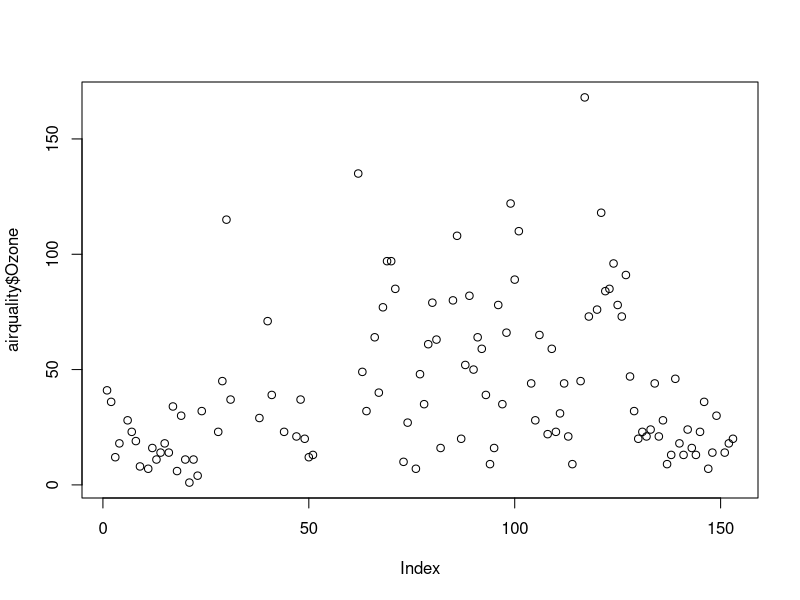
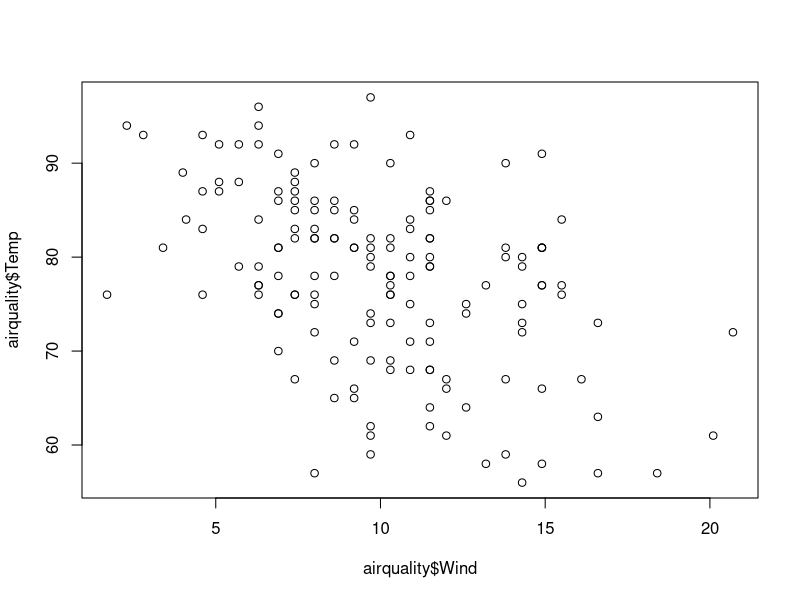
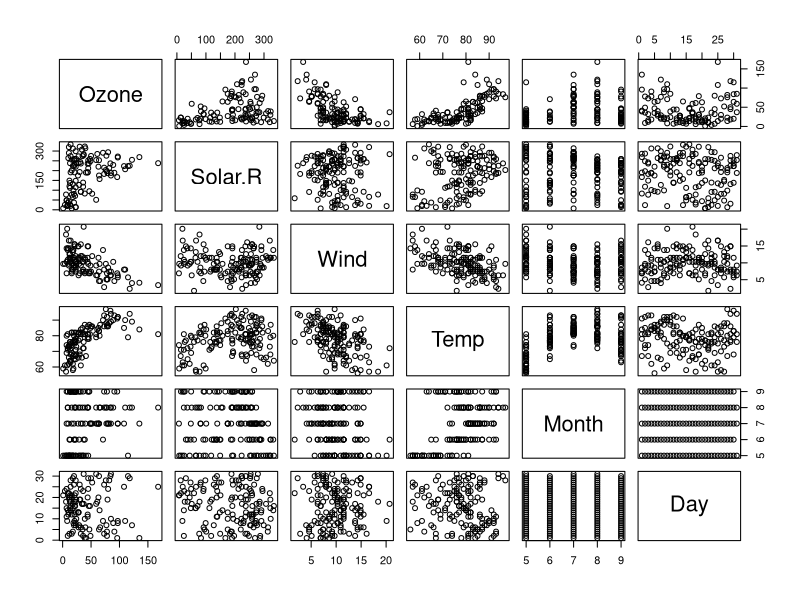
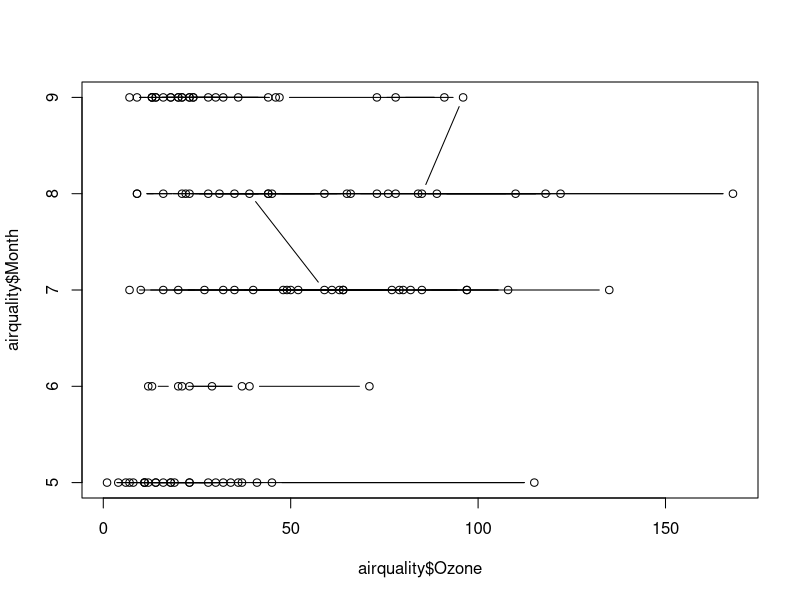
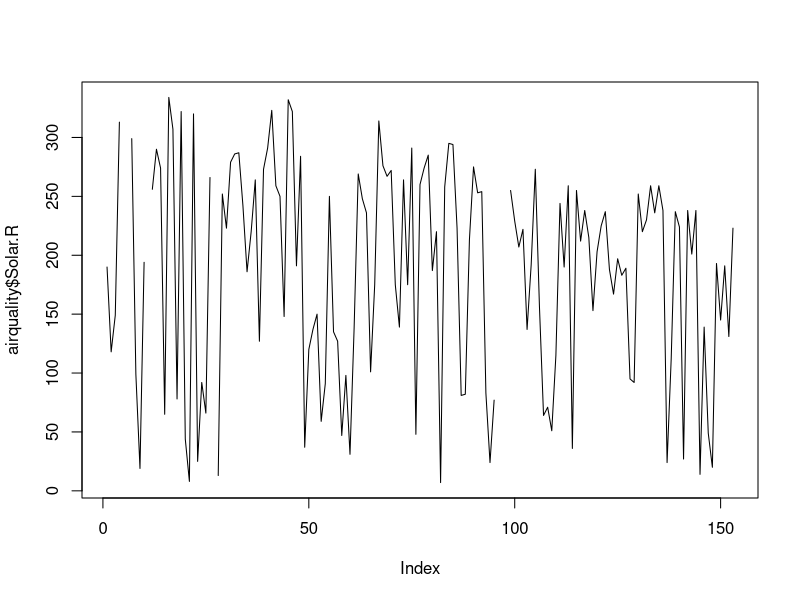
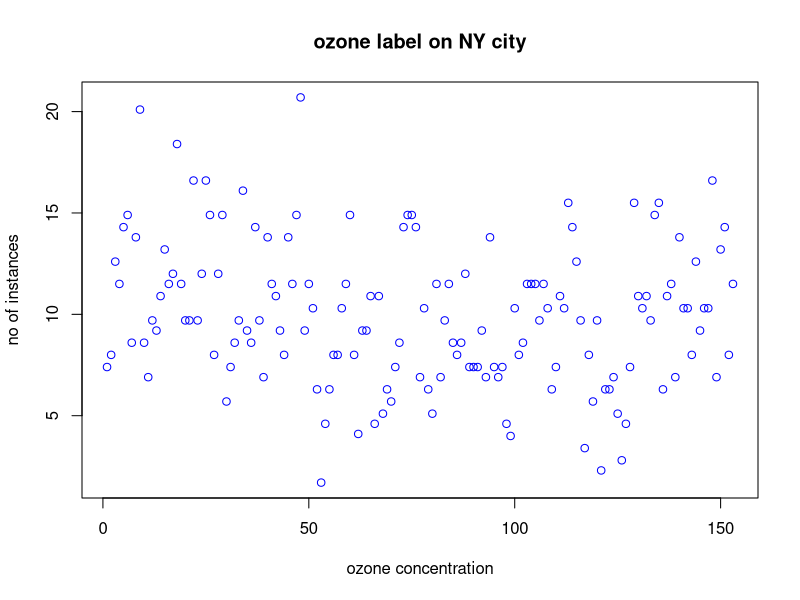
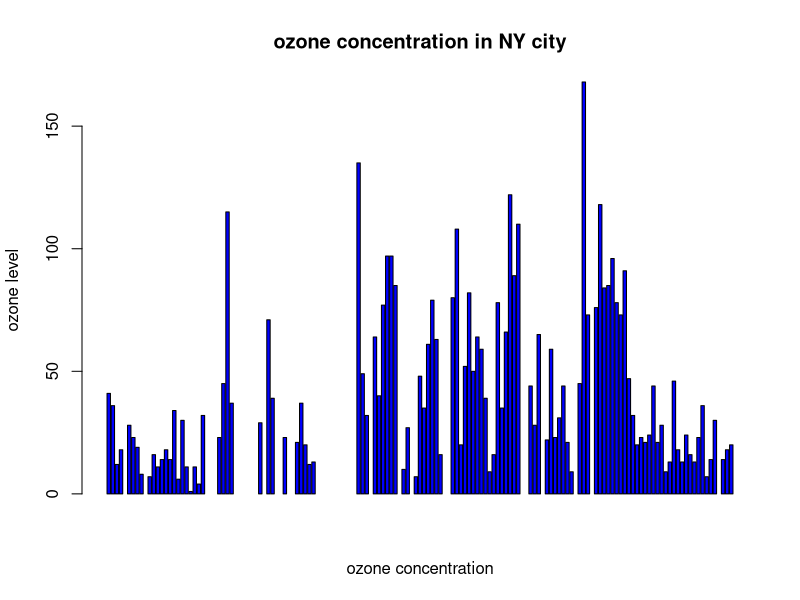
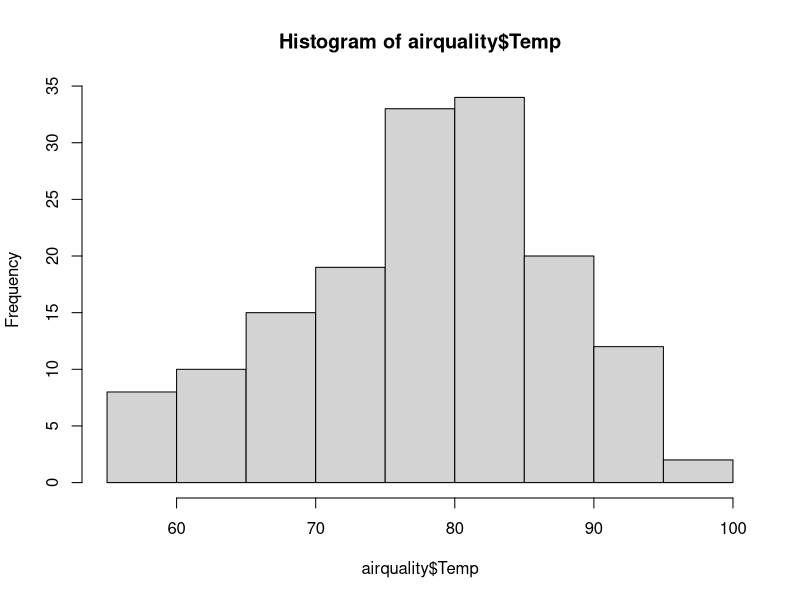

Source code (R) for these figures, in order:
airquality<- datasets:: airquality

### Top 10 and bottom 10 rows of data
head(airquality,10)
tail(airquality,10)

##### column
airquality[,c(1,2)]

df<- airquality[-6]

### accessing values in a dataframe
airquality$Temp

## generate summary statistics for a column
summary(airquality$Ozone)
summary(airquality$Solar.R)
summary(airquality$Wind)
summary(airquality$Temp)
summary(airquality$Month)
summary(airquality$Day)
summary(airquality)


### plot data for visualization
plot(airquality$Ozone)
plot(airquality$Wind,airquality$Temp)
plot(airquality)

## plot with points and lines
## p=points l=lines b=both
plot(airquality$Ozone,airquality$Month,type="b")
plot(airquality$Solar.R,type="l")

## adding information to the plot
plot(airquality$Wind,xlab="ozone concentration" , ylab= "no of instances",
     main= "ozone label on NY city",col="blue")

## bar chart

barplot(airquality$Ozone,xlab="ozone concentration", ylab="ozone level",
        main= "ozone concentration in NY city", col="blue", horiz=F,axes=T)

## histogram
hist(airquality$Temp)
hist(airquality$Temp,main="solar radiation values in air",
     xlab="solar rad",col="red")
## single box plot
boxplot(airquality$Wind,main="BOX PLOT")
boxplot.stats(airquality$Wind)$out  ## showing the outliers

boxplot(airquality[,1:4],main="multiple")

## when all the plots to be shown in one page
## mar = margin of the grid on the four side
## mfrow = no of columns and rows
## las stands for labels of the plot 0=vertical 1=horizontal
## bty stands for box around the plot o=yes n=no


par(mfrow=c(3,3),mar=c(2,5,2,1),las=0,bty="o")
plot(airquality$Ozone)
plot(airquality$Ozone,airquality$Month,type="b")
plot(airquality$Wind,xlab="ozone concentration" , ylab= "no of instances",
     main= "ozone label on NY city",col="blue")
barplot(airquality$Ozone,xlab="ozone concentration", ylab="ozone level",
        main= "ozone concentration in NY city", col="blue", horiz=F,axes=T)
hist(airquality$Temp)
hist(airquality$Temp,main="solar radiation values in air",
     xlab="solar rad",col="red")
boxplot(airquality$Wind,main="BOX PLOT")
boxplot.stats(airquality$Wind)$out
plot(airquality$Wind,airquality$Temp)








